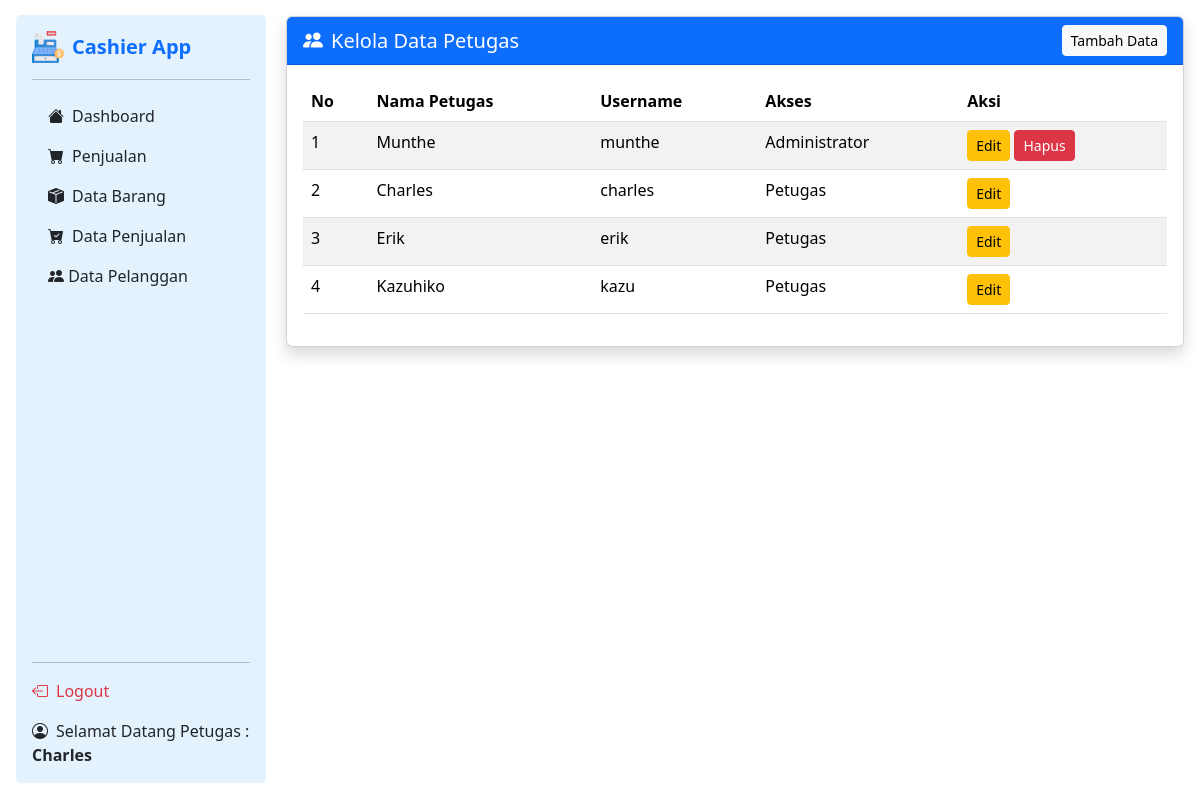
/pages/kelola-user.php (signed in), run on the app's committed database.
### tables this page shows
CREATE TABLE `petugas` (
  `id_petugas` int(11) NOT NULL,
  `nama_petugas` varchar(255) NOT NULL,
  `username` text NOT NULL,
  `password` text NOT NULL,
  `level` enum('admin','petugas','','') NOT NULL
);

### pages/kelola-user.php (the view, shortened to what this page needs)
<?php
include '../config/proses-kelola-user.php';
?>
<!DOCTYPE html>
<html lang="en">
<head>
    <link href="https://cdn.jsdelivr.net/npm/bootstrap@5.3.0-alpha1/dist/css/bootstrap.min.css" rel="stylesheet">
</head>
<body>
<?php
    if ($_SESSION['level'] === 'admin') {
        include '../config/sidebar-admin.php';
    } elseif ($_SESSION['level'] === 'petugas') {
        include '../config/sidebar-petugas.php';
    } else {
        echo "Level user tidak dikenal.";
        exit;
    }
    ?>
<div class="main-content flex-grow-1 p-3" style="margin-left: 270px; padding: 2rem";>
    <div class="card shadow rounded">
        <div class="card-header bg-primary text-white d-flex justify-content-between align-items-center">
            <h5 class="mb-0"><i class="bi bi-people-fill me-2"></i>Kelola Data Petugas</h5>
            <button class="btn btn-light btn-sm" data-bs-toggle="modal" data-bs-target="#tambah-data">
                Tambah Data
            </button>
        </div>
        <div class="card-body">
         <div class="table-responsive">
            <table class="table table-striped table-hover">
                <thead class="table">
                    <tr>
                        <th>No</th>
                        <th>Nama Petugas</th>
                        <th>Username</th>
                        <th>Akses</th>
                        <th>Aksi</th>
                    </tr>
                </thead>
                <tbody>
                    <?php
                    include '../config/koneksi.php';
                    $no = 1;
                    $data = mysqli_query($conn, "SELECT * FROM petugas");
                    while ($d = mysqli_fetch_array($data)) {
                    ?>
                        <tr>
                            <td><?php echo $no++; ?></td>
                            <td><?php echo $d['nama_petugas']; ?></td>
                            <td><?php echo $d['username']; ?></td>
                            <td>
                                <?php echo $d['level'] == 'admin' ? 'Administrator' : 'Petugas'; ?>
                            </td>
                            <td>
                                <button class="btn btn-warning btn-sm" data-bs-toggle="modal" data-bs-target="#edit-data<?php echo $d['id_petugas']; ?>">
                                    Edit
                                </button>
                                <?php if ($d['level'] != $_SESSION['level']) { ?>
                                    <button class="btn btn-danger btn-sm" data-bs-toggle="modal" data-bs-target="#hapus-data<?php echo $d['id_petugas']; ?>">
                                        Hapus
                                    </button>
                                <?php } ?>
                            </td>
                        </tr>
                    <?php } ?>
                </tbody>
            </table>
            </div>
        </div>
    </div>
</div>
</body>
</html>

### config/sidebar-petugas.php (shortened to what this page needs)
<?php
include 'koneksi.php';
$nama_petugas = '';
if (!empty($_SESSION['username'])) {
    $username = $_SESSION['username'];
    $nama_petugas = mysqli_fetch_assoc(mysqli_query($conn, "SELECT nama_petugas FROM petugas WHERE username = '$username'"))['nama_petugas'] ?? '';
}
?>
<link rel="stylesheet" href="../css/sidebar.css">
<div class="sidebar floating-sidebar d-flex flex-column p-3">
  <a href="#" class="d-flex align-items-center mb-3 mb-md-0 me-md-auto text-decoration-none">
    <img src="../assets/kasir-32x32.png" alt="Logo" width="32" height="32" class="me-2">
    <span class="fs-5 fw-semibold text-primary">Cashier App</span>
  </a>
  <hr>
  <ul class="nav nav-pills flex-column mb-auto">
    <li><a href="dashboard.php" class="nav-link text-dark"><i class="bi bi-house-fill me-2"></i>Dashboard</a></li>
    <li><a href="penjualan.php" class="nav-link text-dark"><i class="bi bi-cart-fill me-2"></i>Penjualan</a></li>
    <li><a href="data-barang.php" class="nav-link text-dark"><i class="bi bi-box-seam-fill me-2"></i>Data Barang</a></li>
    <li><a href="data-penjualan.php" class="nav-link text-dark"><i class="bi bi-cart-check-fill me-2"></i>Data Penjualan</a></li>
    <li><a href="data-pelanggan.php" class="nav-link text-dark"><i class="bi bi-people-fill"></i></i> Data Pelanggan</a></li>
  </ul>
  <hr>
  <a href="../config/logout.php" class="text-danger text-decoration-none"><i class="bi bi-box-arrow-left me-2"></i>Logout</a>
  <div class="mt-3 text-dark">
    <i class="bi bi-person-circle me-2"></i>Selamat Datang Petugas : <strong><?= htmlspecialchars($nama_petugas ?? '') ?></strong>
  </div>
</div>
<link href="https://cdn.jsdelivr.net/npm/bootstrap@5.3.3/dist/css/bootstrap.min.css" rel="stylesheet">
<link rel="stylesheet" href="https://cdn.jsdelivr.net/npm/bootstrap-icons@1.11.3/font/bootstrap-icons.min.css">

### css/sidebar.css (style rules this page uses)
body { min-height: 100vh; display: flex; flex-direction: row; }
.floating-sidebar { position: fixed; top: 15px; left: 1rem; width: 250px; height: 96vh; background-color: #e3f2fd; border-radius: 5px; z-index: 1050; overflow-y: auto; }
.floating-sidebar .nav-link { border-radius: 10px; transition: background-color 0.2s; }
.sidebar .nav-link { color: #000; }

### data on the page
petugas: nama_petugas "Charles", username "charles", level "Petugas"
petugas: nama_petugas "Munthe", username "munthe", level "Administrator"
petugas: nama_petugas "Erik", username "erik", level "Petugas"
petugas: nama_petugas "Kazuhiko", username "kazu", level "Petugas"
